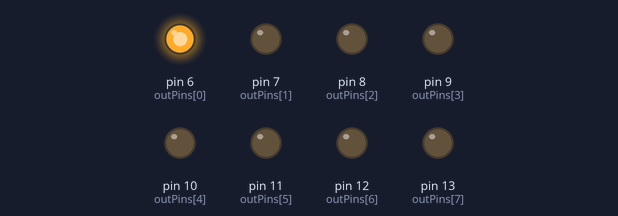
A sketch run on a simulated Arduino Uno, built with avr-gcc and run on an emulated ATmega328P. Parts: output pins drawn as LEDs (lit = HIGH).

Above: at 0.2 s.
At 1.2 s:
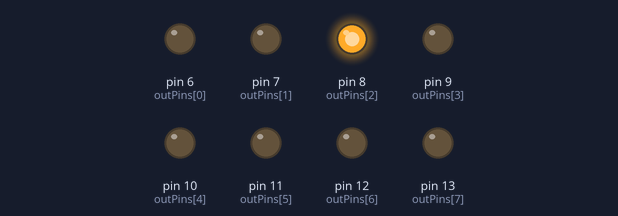
At 2.2 s:
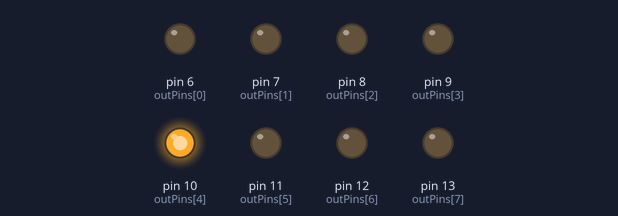
At 4.2 s:
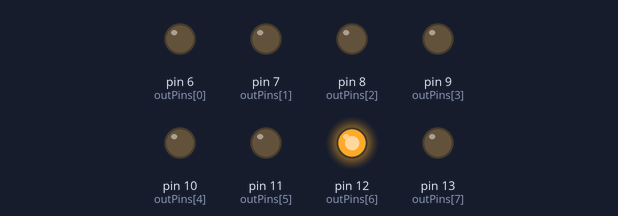
At 6.7 s:
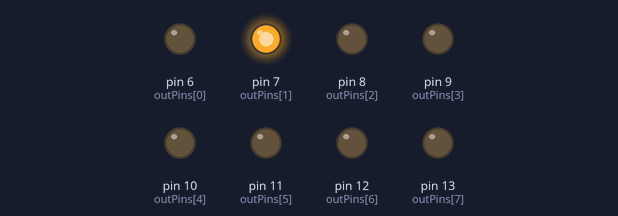
At 8.7 s:
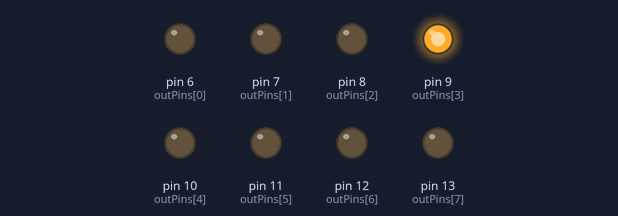
Timing chart, 0 to 9.1 s (numbered marks = the images above):
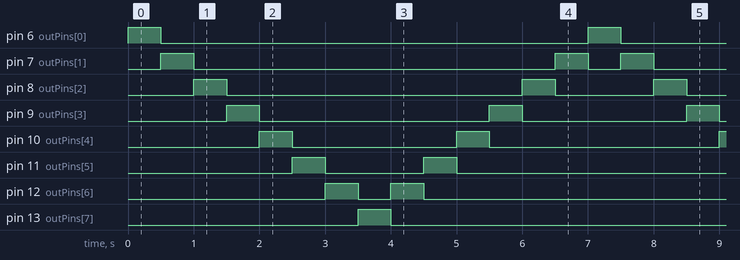

The sketch:

KNIGHT_RIDER_INICIAL.ino
```cpp
/******************************************************************
* Programa: Ejemplo de uso de las salidas digitales
*
* Objetivo:
*   Mostrar los aspectos básicos de las salidas digitales
*  Mostrar la rotacion de bits y las mascaras
*
* Aspectos a destacar:
*   -unsigned char vs char
*   -carga de numeros como binarios
*   -mascaras a nivel de bit
*
* Versión: 0.1 del 12 de marzo de 2017
* Autor: Mauricio Dávila
* Revisión: -
*
* *******************************************************************/

int outPins[] = {6, 7, 8, 9, 10, 11, 12, 13};
char outMask[] = {0b00000001, 0b00000010, 0b00000100, 0b00001000, 0b00010000, 0b00100000, 0b01000000, 0b10000000};


unsigned char knightLight = 0b00000001;
bool directionUp = true;


/** \brief  Se invoca una sola vez cuando el programa empieza.
 *          Se utiliza para inicializar los modos de trabajo
 *          de los pines, el puerto serie, etc...
 * \param void
 * \return void
 */
void setup()
{
  for(int p = 0; p < 8; p++) {
    pinMode(outPins[p], OUTPUT);
  }
}

/** \brief  Contiene el programa que se ejecutará cíclicamente
 *
 * \param void
 * \return void
 */
void loop() {

    for(int p = 0; p < 8; p++)
    {
      if(knightLight & outMask[p])
        {
          digitalWrite(outPins[p], HIGH);
        }
        else
        {
          digitalWrite(outPins[p], LOW);
        }
    }
  delay(500);

    if(knightLight == 0b10000000)
    {
      directionUp = false;
    }

    if(knightLight == 0b00000001)
    {
      directionUp = true;
    }

    if(directionUp)
    {
    knightLight = knightLight << 1;
    }
    else
    {
    knightLight = knightLight >> 1;
    }


}
```

Measured:
- by itself, pin 6 (outPins[0]), pin 13 (outPins[7]): alternates HIGH for 0.50 s and LOW for 6.5 s
- by itself, pin 7 (outPins[1]): repeats every 7.0 s: LOW 5.5 s, HIGH 0.50 s, LOW 0.50 s, HIGH 0.50 s
- by itself, pin 8 (outPins[2]): repeats every 7.0 s: LOW 4.5 s, HIGH 0.50 s, LOW 1.5 s, HIGH 0.50 s
- by itself, pin 9 (outPins[3]): repeats every 7.0 s: LOW 3.5 s, HIGH 0.50 s, LOW 2.5 s, HIGH 0.50 s
- by itself, pin 10 (outPins[4]): repeats every 7.0 s: LOW 2.5 s, HIGH 0.50 s, LOW 3.5 s, HIGH 0.50 s
- by itself, pin 11 (outPins[5]): repeats every 7.0 s: LOW 1.5 s, HIGH 0.50 s, LOW 4.5 s, HIGH 0.50 s
- by itself, pin 12 (outPins[6]): repeats every 7.0 s: LOW 0.50 s, HIGH 0.50 s, LOW 5.5 s, HIGH 0.50 s
